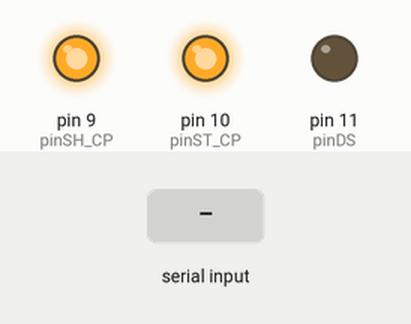
Simulated run of this sketch. Board: Arduino Uno, built with avr-gcc and run on an emulated ATmega328P. Shown: output pins drawn as LEDs (lit = HIGH). The inputs (shaded band) are chosen by the test bench. What the sketch prints to the serial monitor is not drawn.

Above: at 1.2 s.
1.3 s: "true;" received over the second serial link
Timing chart, 0 to 4.3 s (numbered marks = the images above; inputs shaded):
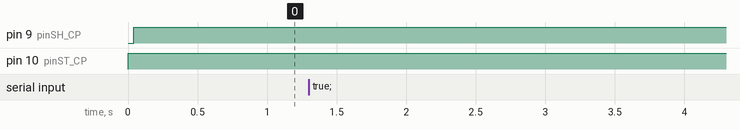

Measured:
- after the input at 1.3 s, every drawn part: stays the same

The sketch:

Q0424-Sketch.ino
```cpp
/*
      Q0424
      AUTOR:   BrincandoComIdeias
      LINK:    https://www.youtube.com/brincandocomideias ; https://cursodearduino.net/
      COMPRE:  https://www.arducore.com.br/
      SKETCH:  EXEMPLO PCB PARA INICIANTES
      APP:     https://youtu.be/8Ke7u3otWms
      DATA:    28/01/2019
*/
// INCLUSÃO DE BIBLIOTECA
#include <SoftwareSerial.h>

// DEFINIÇÃO DE PINO
#define pinSH_CP 9   //Pino Clock
#define pinST_CP 10  //Pino Latch
#define pinDS    11  //Pino Data
#define qtdeCI   1   //Quantidade de placas em série

#define DEBUG // COMENTAR PARA IGNORAR PRINT P/ DEBUG
//#define TESTE // COMENTAR PARA IGNORAR A FUNÇÃO TESTE

// INSTANCIANDO OBJETO
SoftwareSerial bluetooth(6,7); // RX (TX DO HC-06) , TX (RX DO HC-06)

// DECLARAÇÃO DE FUNÇÕES
void gravarEstados();

// DECLARAÇÃO DE VARIÁVEIS
const int MAX = qtdeCI * 8;
bool gravar;
bool estadoRele[MAX];
char comandoBT;
int  numeroRele;

unsigned long testeDelay;
byte testeIndex = 0;

String comandoRecebido;

void setup() {

  // INICIANDO COMUNICAÇÕES SERIAL
  Serial.begin(9600);
  bluetooth.begin(9600);

  // DEFINIÇÃO DE MODO DO PINO
  pinMode(pinSH_CP, OUTPUT);
  pinMode(pinST_CP, OUTPUT);
  pinMode(pinDS   , OUTPUT);

  // ESCREVE ESTADO DO LATCH E CLOCK PARA EVITAR GRAVAÇÃO
  digitalWrite(pinST_CP,HIGH);
  digitalWrite(pinSH_CP,LOW);

  // ESCREVE O VALOR LOW PARA TODOS OS RELES
  for (byte i = 0; i < MAX; i++) {
    estadoRele[i] = LOW;
  }

  gravar = true;

  #ifdef DEBUG
    Serial.println("FIM SETUP");
  #endif
}

void loop() {
  #ifdef DEBUG
    //Serial.println("INICIO LOOP");
  #endif

  if( gravar == true){
    gravarEstados();
  }

  if(bluetooth.available()){
    comandoBT = bluetooth.read();
    comandoRecebido += comandoBT;

    if(comandoBT == ';'){
      numeroRele = int(comandoRecebido.charAt(1)) - 48;
      if (numeroRele == 0) numeroRele = 10;
      numeroRele--;

      #ifdef DEBUG
        Serial.println(numeroRele);
      #endif

      if ( numeroRele < MAX ) {
         estadoRele[numeroRele] = (comandoRecebido.substring(2) == "true;");
         gravar = true;
      }


      comandoRecebido = "";
    }
  }

  #ifdef TESTE
    if(millis() - testeDelay > 400){
      estadoRele[testeIndex] = !estadoRele[testeIndex];
      gravar = true;
      testeIndex++;
      testeDelay=millis();
      if(testeIndex >= 8) testeIndex = 0;
    }
  #endif

}

void gravarEstados(){
  // PREPARA PARA INICIAR A TRANSMISSÃO
  digitalWrite(pinST_CP,LOW);
  digitalWrite(pinSH_CP, LOW);
  digitalWrite(pinDS, LOW);

  // LAÇO PARA ENVIO DE DADOS
  for(byte i=0 ; i < MAX; i++){
    digitalWrite(pinSH_CP,LOW);
    digitalWrite(pinDS,estadoRele[i]);
    digitalWrite(pinSH_CP,HIGH);
    digitalWrite(pinDS, LOW);
  }
  gravar = false;
  digitalWrite(pinST_CP, HIGH);
  #ifdef DEBUG
    //Serial.println("Gravado");
  #endif
}
```
